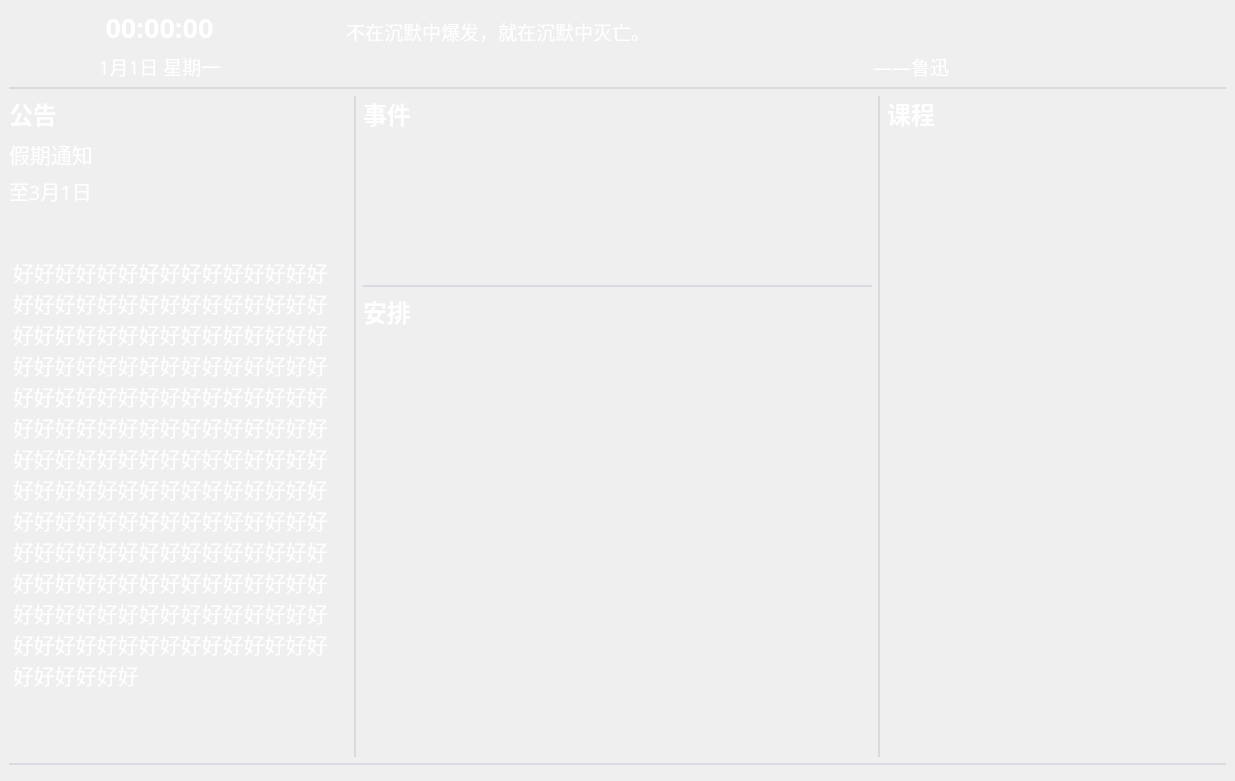
<?xml version="1.0" encoding="UTF-8"?>
<ui version="4.0">
 <class>DisplayWindow</class>
 <widget class="QMainWindow" name="DisplayWindow">
  <property name="geometry">
   <rect>
    <x>0</x>
    <y>0</y>
    <width>1235</width>
    <height>781</height>
   </rect>
  </property>
  <property name="windowTitle">
   <string>DisplayWindow</string>
  </property>
  <property name="styleSheet">
   <string notr="true">color: white;</string>
  </property>
  <widget class="QWidget" name="central_widget">
   <layout class="QVBoxLayout" name="main_layout" stretch="0,0,6,0,0">
    <item>
     <layout class="QGridLayout" name="header_layout" columnstretch="3,6,0,2">
      <property name="horizontalSpacing">
       <number>36</number>
      </property>
      <item row="0" column="0">
       <widget class="QLabel" name="time_label">
        <property name="styleSheet">
         <string notr="true">font-size: 20pt;
font-weight: bold;
font-family: Fira Mono;
</string>
        </property>
        <property name="text">
         <string>00:00:00</string>
        </property>
        <property name="textFormat">
         <enum>Qt::AutoText</enum>
        </property>
        <property name="alignment">
         <set>Qt::AlignBottom|Qt::AlignHCenter</set>
        </property>
       </widget>
      </item>
      <item row="0" column="1">
       <widget class="QLabel" name="sentence_text_label">
        <property name="styleSheet">
         <string notr="true">font-size: 14pt;
font-family: Microsoft Yahei;
</string>
        </property>
        <property name="text">
         <string>不在沉默中爆发，就在沉默中灭亡。</string>
        </property>
        <property name="alignment">
         <set>Qt::AlignBottom|Qt::AlignLeading|Qt::AlignLeft</set>
        </property>
        <property name="wordWrap">
         <bool>true</bool>
        </property>
       </widget>
      </item>
      <item row="1" column="1">
       <widget class="QLabel" name="sentence_author_label">
        <property name="styleSheet">
         <string notr="true">font-size: 14pt;
font-family: Microsoft Yahei;
</string>
        </property>
        <property name="text">
         <string>——鲁迅</string>
        </property>
        <property name="alignment">
         <set>Qt::AlignRight|Qt::AlignTop|Qt::AlignTrailing</set>
        </property>
       </widget>
      </item>
      <item row="0" column="3" rowspan="2">
       <widget class="TitleWidget" name="title_widget" native="true"/>
      </item>
      <item row="1" column="0">
       <widget class="QLabel" name="date_weekday_label">
        <property name="styleSheet">
         <string notr="true">font-size: 14pt;
font-family: Microsoft Yahei;
</string>
        </property>
        <property name="text">
         <string>1月1日 星期一</string>
        </property>
        <property name="alignment">
         <set>Qt::AlignHCenter|Qt::AlignTop</set>
        </property>
       </widget>
      </item>
      <item row="0" column="2" rowspan="2">
       <spacer name="horizontalSpacer">
        <property name="orientation">
         <enum>Qt::Horizontal</enum>
        </property>
        <property name="sizeHint" stdset="0">
         <size>
          <width>40</width>
          <height>20</height>
         </size>
        </property>
       </spacer>
      </item>
     </layout>
    </item>
    <item>
     <widget class="Line" name="header_body_line">
      <property name="styleSheet">
       <string notr="true">color: rgba(164, 172, 187, 80);</string>
      </property>
      <property name="frameShadow">
       <enum>QFrame::Plain</enum>
      </property>
      <property name="lineWidth">
       <number>2</number>
      </property>
      <property name="orientation">
       <enum>Qt::Horizontal</enum>
      </property>
     </widget>
    </item>
    <item>
     <layout class="QGridLayout" name="body_layout" rowstretch="0,1,0,0,3" columnstretch="2,0,3,0,2">
      <item row="0" column="3" rowspan="5">
       <widget class="Line" name="arrangement_lessons_line">
        <property name="styleSheet">
         <string notr="true">color: rgba(164, 172, 187, 80);</string>
        </property>
        <property name="frameShadow">
         <enum>QFrame::Plain</enum>
        </property>
        <property name="lineWidth">
         <number>2</number>
        </property>
        <property name="orientation">
         <enum>Qt::Vertical</enum>
        </property>
       </widget>
      </item>
      <item row="4" column="2">
       <widget class="QWidget" name="arrangement_widget" native="true">
        <property name="styleSheet">
         <string notr="true">QLabel {
  font-family: Microsoft Yahei;
  font-size: 15.5pt;
}
QLabel.title {
  font-size: 16.75pt;
  font-weight: bold;
}
</string>
        </property>
        <layout class="QFormLayout" name="arrangement_layout">
         <property name="leftMargin">
          <number>8</number>
         </property>
         <property name="topMargin">
          <number>4</number>
         </property>
         <property name="rightMargin">
          <number>8</number>
         </property>
         <property name="bottomMargin">
          <number>4</number>
         </property>
        </layout>
       </widget>
      </item>
      <item row="1" column="0" rowspan="4">
       <layout class="QVBoxLayout" name="notices_layout" stretch="0,0,0,1">
        <item>
         <widget class="QLabel" name="notices_data_title_label">
          <property name="styleSheet">
           <string notr="true">font-size: 16pt;
font-family: Microsoft YaHei;
</string>
          </property>
          <property name="text">
           <string>假期通知</string>
          </property>
          <property name="wordWrap">
           <bool>true</bool>
          </property>
         </widget>
        </item>
        <item>
         <widget class="QLabel" name="notices_date_label">
          <property name="styleSheet">
           <string notr="true">font-size: 15pt;
font-family: Microsoft YaHei;
font-weight: 300;</string>
          </property>
          <property name="text">
           <string>至3月1日</string>
          </property>
         </widget>
        </item>
        <item>
         <spacer name="notice_spacer">
          <property name="orientation">
           <enum>Qt::Vertical</enum>
          </property>
          <property name="sizeHint" stdset="0">
           <size>
            <width>20</width>
            <height>40</height>
           </size>
          </property>
         </spacer>
        </item>
        <item>
         <widget class="QTextBrowser" name="notices_text_browser">
          <property name="styleSheet">
           <string notr="true">font-size: 14pt;
font-family: Microsoft YaHei;

background: transparent;</string>
          </property>
          <property name="frameShape">
           <enum>QFrame::NoFrame</enum>
          </property>
          <property name="verticalScrollBarPolicy">
           <enum>Qt::ScrollBarAlwaysOff</enum>
          </property>
          <property name="html">
           <string>&lt;!DOCTYPE HTML PUBLIC &quot;-//W3C//DTD HTML 4.0//EN&quot; &quot;http://www.w3.org/TR/REC-html40/strict.dtd&quot;&gt;
&lt;html&gt;&lt;head&gt;&lt;meta name=&quot;qrichtext&quot; content=&quot;1&quot; /&gt;&lt;style type=&quot;text/css&quot;&gt;
p, li { white-space: pre-wrap; }
&lt;/style&gt;&lt;/head&gt;&lt;body style=&quot; font-family:'Microsoft YaHei'; font-size:14pt; font-weight:400; font-style:normal;&quot;&gt;
&lt;p style=&quot; margin-top:0px; margin-bottom:0px; margin-left:0px; margin-right:0px; -qt-block-indent:0; text-indent:0px;&quot;&gt;&lt;span style=&quot; font-size:16pt;&quot;&gt;好好好好好好好好好好好好好好好好好好好好好好好好好好好好好好好好好好好好好好好好好好好好好好好好好好好好好好好好好好好好好好好好好好好好好好好好好好好好好好好好好好好好好好好好好好好好好好好好好好好好好好好好好好好好好好好好好好好好好好好好好好好好好好好好好好好好好好好好好好好好好好好好好好好好好好好好好好好好好好好好好好好好好好好好好好好好好好好好好好好好好好好好好好好好好好好好好好好好好好好好好&lt;/span&gt;&lt;/p&gt;&lt;/body&gt;&lt;/html&gt;</string>
          </property>
         </widget>
        </item>
       </layout>
      </item>
      <item row="0" column="1" rowspan="5">
       <widget class="Line" name="notices_arrangement_line">
        <property name="styleSheet">
         <string notr="true">color: rgba(164, 172, 187, 80);</string>
        </property>
        <property name="frameShadow">
         <enum>QFrame::Plain</enum>
        </property>
        <property name="lineWidth">
         <number>2</number>
        </property>
        <property name="orientation">
         <enum>Qt::Vertical</enum>
        </property>
       </widget>
      </item>
      <item row="1" column="4" rowspan="4">
       <widget class="QWidget" name="lessons_widget" native="true">
        <property name="styleSheet">
         <string notr="true">QLabel {
  font-size: 16pt;
  font-family: Fira Mono,Microsoft YaHei;
}
QLabel.current {
  color: #ee8545;
  font-weight: bold;
  font-size: 17pt;
}
QLabel.past{
  color: #AAA;
  font-size: 13.75pt;
}</string>
        </property>
        <layout class="QVBoxLayout" name="lessons_layout">
         <property name="leftMargin">
          <number>8</number>
         </property>
         <property name="topMargin">
          <number>4</number>
         </property>
         <property name="rightMargin">
          <number>8</number>
         </property>
         <property name="bottomMargin">
          <number>4</number>
         </property>
        </layout>
       </widget>
      </item>
      <item row="0" column="2">
       <widget class="QLabel" name="events_title_label">
        <property name="styleSheet">
         <string notr="true">font-size: 18pt;
font-weight: bold;
font-family: Microsoft YaHei;
</string>
        </property>
        <property name="text">
         <string>事件</string>
        </property>
        <property name="alignment">
         <set>Qt::AlignBottom|Qt::AlignLeading|Qt::AlignLeft</set>
        </property>
       </widget>
      </item>
      <item row="3" column="2">
       <widget class="QLabel" name="arrangement_title_label">
        <property name="styleSheet">
         <string notr="true">font-size: 18pt;
font-weight: bold;
font-family: Microsoft YaHei;
</string>
        </property>
        <property name="text">
         <string>安排</string>
        </property>
        <property name="alignment">
         <set>Qt::AlignBottom|Qt::AlignLeading|Qt::AlignLeft</set>
        </property>
       </widget>
      </item>
      <item row="0" column="4">
       <widget class="QLabel" name="lessons_title_label">
        <property name="styleSheet">
         <string notr="true">font-size: 18pt;
font-weight: bold;
font-family: Microsoft YaHei;
</string>
        </property>
        <property name="text">
         <string>课程</string>
        </property>
        <property name="alignment">
         <set>Qt::AlignBottom|Qt::AlignLeading|Qt::AlignLeft</set>
        </property>
       </widget>
      </item>
      <item row="0" column="0">
       <widget class="QLabel" name="notices_title_label">
        <property name="styleSheet">
         <string notr="true">font-size: 18pt;
font-weight: bold;
font-family: Microsoft YaHei;
</string>
        </property>
        <property name="text">
         <string>公告</string>
        </property>
        <property name="alignment">
         <set>Qt::AlignBottom|Qt::AlignLeading|Qt::AlignLeft</set>
        </property>
       </widget>
      </item>
      <item row="2" column="2">
       <widget class="Line" name="events_arrangement_line">
        <property name="styleSheet">
         <string notr="true">color: rgba(164, 172, 187, 80);</string>
        </property>
        <property name="frameShadow">
         <enum>QFrame::Plain</enum>
        </property>
        <property name="lineWidth">
         <number>2</number>
        </property>
        <property name="orientation">
         <enum>Qt::Horizontal</enum>
        </property>
       </widget>
      </item>
      <item row="1" column="2">
       <widget class="QWidget" name="events_widget" native="true"/>
      </item>
     </layout>
    </item>
    <item>
     <widget class="Line" name="body_footer_line">
      <property name="styleSheet">
       <string notr="true">color: rgba(164, 172, 187, 80);</string>
      </property>
      <property name="frameShadow">
       <enum>QFrame::Plain</enum>
      </property>
      <property name="lineWidth">
       <number>2</number>
      </property>
      <property name="orientation">
       <enum>Qt::Horizontal</enum>
      </property>
     </widget>
    </item>
    <item>
     <layout class="QHBoxLayout" name="weather_layout">
      <property name="spacing">
       <number>4</number>
      </property>
      <item>
       <widget class="WeatherWidget" name="weather_widget_1" native="true">
        <property name="styleSheet">
         <string notr="true">color: #ee8545;
font-weight: bold;</string>
        </property>
        <property name="class" stdset="0">
         <string>weather-today</string>
        </property>
       </widget>
      </item>
      <item>
       <widget class="WeatherWidget" name="weather_widget_2" native="true"/>
      </item>
      <item>
       <widget class="WeatherWidget" name="weather_widget_3" native="true"/>
      </item>
      <item>
       <widget class="WeatherWidget" name="weather_widget_4" native="true"/>
      </item>
      <item>
       <widget class="WeatherWidget" name="weather_widget_5" native="true"/>
      </item>
      <item>
       <widget class="WeatherWidget" name="weather_widget_6" native="true"/>
      </item>
      <item>
       <widget class="WeatherWidget" name="weather_widget_7" native="true"/>
      </item>
     </layout>
    </item>
   </layout>
  </widget>
 </widget>
 <customwidgets>
  <customwidget>
   <class>TitleWidget</class>
   <extends>QWidget</extends>
   <header>titlewidget.h</header>
   <container>1</container>
  </customwidget>
  <customwidget>
   <class>WeatherWidget</class>
   <extends>QWidget</extends>
   <header>weatherwidget.h</header>
   <container>1</container>
  </customwidget>
 </customwidgets>
 <resources/>
 <connections/>
</ui>
